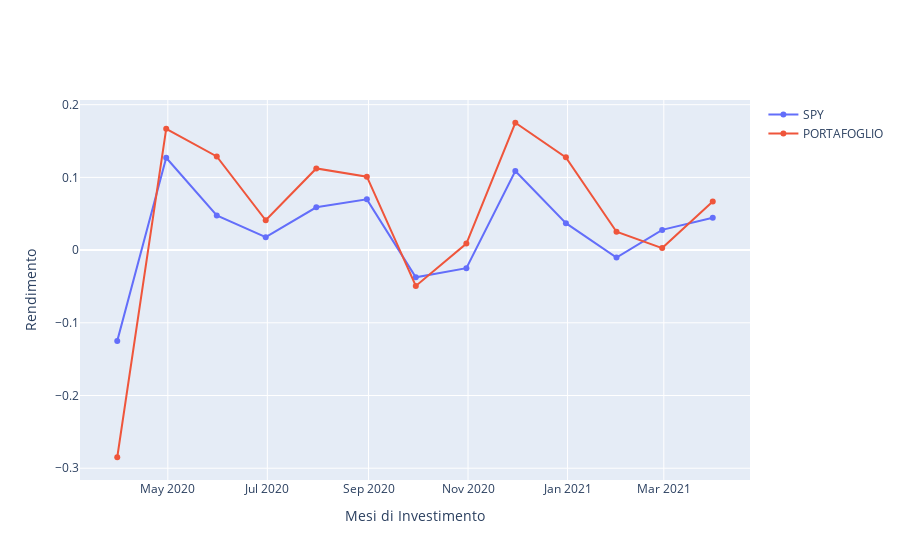

Source (notebook cell):
### Markdown cell above
### PLOT

### Code cell
spy = np.array(df['SPY'])
portafoglio = np.array(df['portafoglio'])

fig = make_subplots(rows=1, cols=2, column_widths=[1,1], print_grid=True, horizontal_spacing=1)
fig.data = []
fig.layout = {}

fig['layout']['xaxis']['title']='Mesi di Investimento'
fig['layout']['yaxis']['title']='Rendimento'
# import plotly.express as px
# df = px.data.tips()

# fig = px.scatter(df, x="total_bill", y="tip", color="sex",
#     labels=dict(total_bill="Total Bill ($)", tip="Tip ($)", sex="Payer Gender")
# )

# fig = go.Figure()

# fig.update_layout(
#     title="Plot Title",
#     xaxis_title="x Axis Title",
#     yaxis_title="y Axis Title",
#     font=dict(
#         family="Courier New, monospace",
#         size=18,
#         color="#7f7f7f"
#     )


fig.add_trace(go.Scatter(
    x=df.index,
    y=spy,
    name='SPY'
))

fig.add_trace(go.Scatter(
    x=df.index, 
    y=portafoglio,
    name='PORTAFOGLIO'
))

fig.show()

### Figure 1 — Plotly figure (JSON) as saved in the notebook; plotly's stock layout.template omitted (floating-point values rounded to 4 significant figures)
{"data": [{"name": "SPY", "type": "scatter", "x": ["2020-03-31T00:00:00", "2020-04-30T00:00:00", "2020-05-31T00:00:00", "2020-06-30T00:00:00", "2020-07-31T00:00:00", "2020-08-31T00:00:00", "2020-09-30T00:00:00", "2020-10-31T00:00:00", "2020-11-30T00:00:00", "2020-12-31T00:00:00", "2021-01-31T00:00:00", "2021-02-28T00:00:00", "2021-03-31T00:00:00"], "y": [-0.1249, 0.127, 0.04765, 0.01773, 0.05889, 0.0698, -0.03744, -0.02493, 0.1088, 0.03705, -0.01019, 0.02781, 0.04448]}, {"name": "PORTAFOGLIO", "type": "scatter", "x": ["2020-03-31T00:00:00", "2020-04-30T00:00:00", "2020-05-31T00:00:00", "2020-06-30T00:00:00", "2020-07-31T00:00:00", "2020-08-31T00:00:00", "2020-09-30T00:00:00", "2020-10-31T00:00:00", "2020-11-30T00:00:00", "2020-12-31T00:00:00", "2021-01-31T00:00:00", "2021-02-28T00:00:00", "2021-03-31T00:00:00"], "y": [-0.2849, 0.1668, 0.1288, 0.04096, 0.1123, 0.101, -0.04937, 0.008908, 0.1752, 0.1275, 0.02528, 0.002723, 0.06684]}], "layout": {"xaxis": {"title": {"text": "Mesi di Investimento"}}, "yaxis": {"title": {"text": "Rendimento"}}}}
